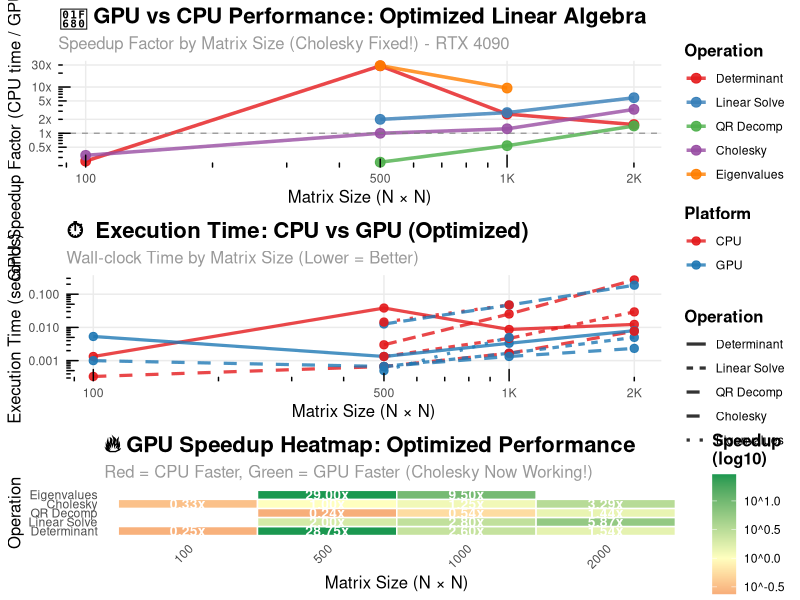
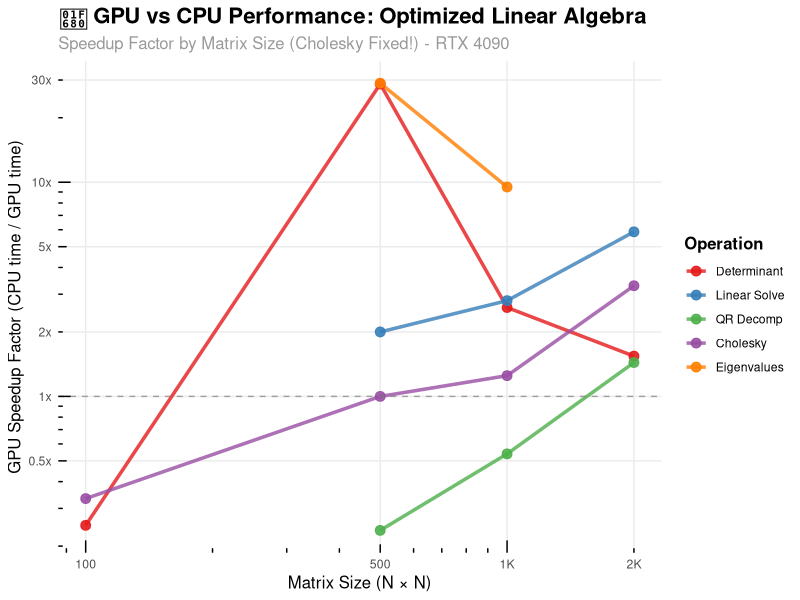
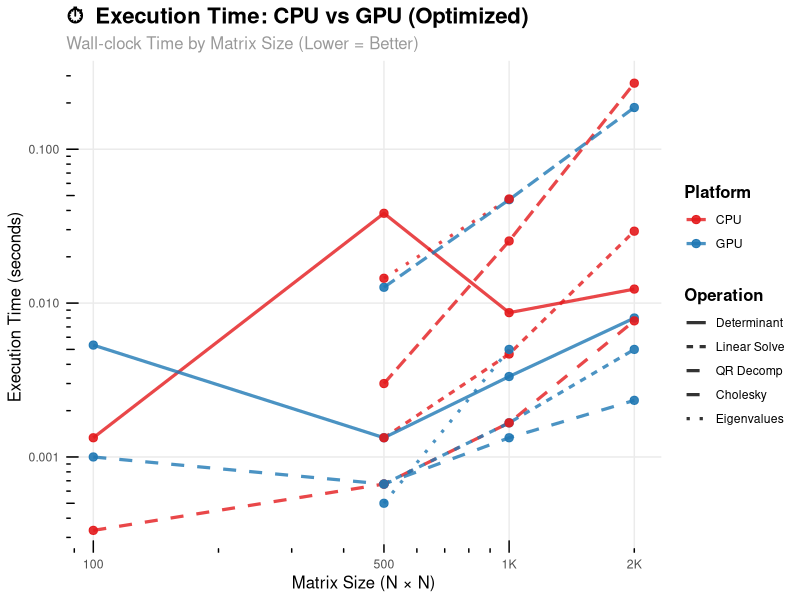
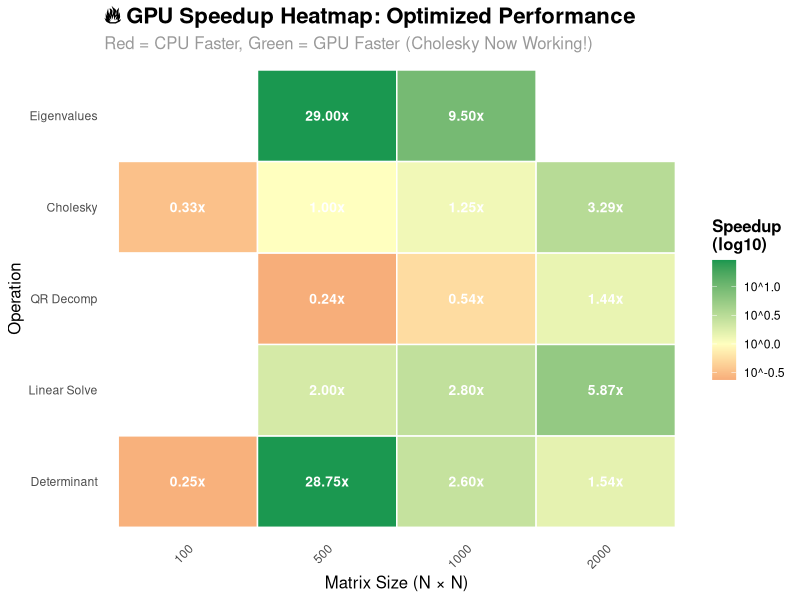

Here is the R script that generated these plots, in order:
#!/usr/bin/env Rscript
# Generate Updated Linear Algebra Performance Plots for acediaR (with optimized Cholesky)

library(ggplot2)
library(dplyr)
library(gridExtra)

# Updated benchmark results with optimized Cholesky
results <- data.frame(
  size = c(100, 100, 100, 100, 100, 500, 500, 500, 500, 500, 1000, 1000, 1000, 1000, 1000, 2000, 2000, 2000, 2000),
  operation = c("det", "solve", "qr", "chol", "eigen", "det", "solve", "qr", "chol", "eigen", "det", "solve", "qr", "chol", "eigen", "det", "solve", "qr", "chol"),
  cpu_time = c(0.0013333333, 0.0000000000, 0.0000000000, 0.0003333333, 0.0005000000, 0.0383333333, 0.0013333333, 0.0030000000, 0.0006666667, 0.0145000000, 0.0086666667, 0.0046666667, 0.0253333333, 0.0016666667, 0.0475000000, 0.0123333333, 0.0293333333, 0.2686666667, 0.0076666667),
  gpu_time = c(0.0053333333, 0.0006666667, 0.0060000000, 0.0010000000, 0.0000000000, 0.0013333333, 0.0006666667, 0.0126666667, 0.0006666667, 0.0005000000, 0.0033333333, 0.0016666667, 0.0470000000, 0.0013333333, 0.0050000000, 0.0080000000, 0.0050000000, 0.1866666667, 0.0023333333),
  speedup = c(0.2500000, 0.0000000, 0.0000000, 0.3333333, Inf, 28.7500000, 2.0000000, 0.2368421, 1.0000000, 29.0000000, 2.6000000, 2.8000000, 0.5390071, 1.2500000, 9.5000000, 1.5416667, 5.8666667, 1.4392857, 3.2857143),
  stringsAsFactors = FALSE
)

# Filter out operations where CPU time is 0 or results are infinite
results_clean <- results %>% 
  filter(cpu_time > 0 & is.finite(speedup)) %>%
  mutate(
    operation = factor(operation, levels = c("det", "solve", "qr", "chol", "eigen"),
                      labels = c("Determinant", "Linear Solve", "QR Decomp", "Cholesky", "Eigenvalues"))
  )

# Create performance comparison plots
cat("Creating optimized performance visualization plots...\n")

# 1. Speedup vs Matrix Size Plot - Optimized Version
p1 <- ggplot(results_clean, aes(x = size, y = speedup, color = operation)) +
  geom_line(size = 1.2, alpha = 0.8) +
  geom_point(size = 3, alpha = 0.9) +
  geom_hline(yintercept = 1, linetype = "dashed", color = "gray50", alpha = 0.7) +
  scale_x_continuous(trans = "log10", breaks = c(100, 500, 1000, 2000),
                     labels = c("100", "500", "1K", "2K")) +
  scale_y_continuous(trans = "log10", 
                     breaks = c(0.1, 0.5, 1, 2, 5, 10, 30),
                     labels = c("0.1x", "0.5x", "1x", "2x", "5x", "10x", "30x")) +
  labs(title = "🚀 GPU vs CPU Performance: Optimized Linear Algebra",
       subtitle = "Speedup Factor by Matrix Size (Cholesky Fixed!) - RTX 4090",
       x = "Matrix Size (N × N)",
       y = "GPU Speedup Factor (CPU time / GPU time)",
       color = "Operation") +
  theme_minimal() +
  theme(
    plot.title = element_text(size = 16, face = "bold"),
    plot.subtitle = element_text(size = 12, color = "gray60"),
    axis.title = element_text(size = 12),
    legend.title = element_text(size = 12, face = "bold"),
    legend.position = "right",
    panel.grid.minor = element_blank()
  ) +
  annotation_logticks(sides = "bl") +
  scale_color_brewer(type = "qual", palette = "Set1")

# 2. Execution Time Comparison (CPU vs GPU) - Optimized
results_long <- results_clean %>%
  tidyr::pivot_longer(cols = c(cpu_time, gpu_time), 
                      names_to = "platform", 
                      values_to = "time") %>%
  mutate(platform = factor(platform, levels = c("cpu_time", "gpu_time"),
                          labels = c("CPU", "GPU")))

p2 <- ggplot(results_long, aes(x = size, y = time, color = platform, linetype = operation)) +
  geom_line(size = 1.1, alpha = 0.8) +
  geom_point(size = 2.5, alpha = 0.9) +
  scale_x_continuous(trans = "log10", breaks = c(100, 500, 1000, 2000),
                     labels = c("100", "500", "1K", "2K")) +
  scale_y_continuous(trans = "log10") +
  labs(title = "⏱️  Execution Time: CPU vs GPU (Optimized)",
       subtitle = "Wall-clock Time by Matrix Size (Lower = Better)",
       x = "Matrix Size (N × N)",
       y = "Execution Time (seconds)",
       color = "Platform",
       linetype = "Operation") +
  theme_minimal() +
  theme(
    plot.title = element_text(size = 16, face = "bold"),
    plot.subtitle = element_text(size = 12, color = "gray60"),
    axis.title = element_text(size = 12),
    legend.title = element_text(size = 12, face = "bold"),
    panel.grid.minor = element_blank()
  ) +
  annotation_logticks(sides = "bl") +
  scale_color_manual(values = c("CPU" = "#E31A1C", "GPU" = "#1F78B4"))

# 3. Heatmap of Speedup by Operation and Size - Optimized
p3 <- ggplot(results_clean, aes(x = factor(size), y = operation, fill = log10(speedup))) +
  geom_tile(color = "white", size = 0.5) +
  geom_text(aes(label = sprintf("%.2fx", speedup)), 
            color = "white", fontface = "bold", size = 3.5) +
  scale_fill_gradient2(low = "#D73027", mid = "#FFFFBF", high = "#1A9850",
                       midpoint = 0, name = "Speedup\n(log10)",
                       labels = function(x) sprintf("10^%.1f", x)) +
  labs(title = "🔥 GPU Speedup Heatmap: Optimized Performance",
       subtitle = "Red = CPU Faster, Green = GPU Faster (Cholesky Now Working!)",
       x = "Matrix Size (N × N)",
       y = "Operation") +
  theme_minimal() +
  theme(
    plot.title = element_text(size = 16, face = "bold"),
    plot.subtitle = element_text(size = 12, color = "gray60"),
    axis.title = element_text(size = 12),
    legend.title = element_text(size = 12, face = "bold"),
    axis.text.x = element_text(angle = 45, hjust = 1),
    panel.grid = element_blank()
  )

# Save plots
ggsave("linear_algebra_speedup_optimized.png", p1, width = 12, height = 8, dpi = 300)
ggsave("linear_algebra_timing_optimized.png", p2, width = 12, height = 8, dpi = 300)
ggsave("linear_algebra_heatmap_optimized.png", p3, width = 10, height = 6, dpi = 300)

# Create combined plot
combined_plot <- grid.arrange(p1, p2, p3, ncol = 1, heights = c(1, 1, 0.8))
ggsave("linear_algebra_performance_optimized_combined.png", combined_plot, width = 12, height = 16, dpi = 300)

cat("Optimized performance plots saved:\n")
cat("  • linear_algebra_speedup_optimized.png - Updated speedup comparison\n")
cat("  • linear_algebra_timing_optimized.png - Updated execution time comparison\n") 
cat("  • linear_algebra_heatmap_optimized.png - Updated speedup heatmap\n")
cat("  • linear_algebra_performance_optimized_combined.png - All plots combined\n")

# Print summary statistics
cat("\n=== 🚀 OPTIMIZED Performance Summary ===\n")
cat("Best GPU Performance (highest speedup):\n")
best_gpu <- results_clean %>% 
  arrange(desc(speedup)) %>% 
  head(5)
for (i in 1:nrow(best_gpu)) {
  cat(sprintf("  %s (%dx%d): %.2fx speedup\n", 
              best_gpu$operation[i], best_gpu$size[i], best_gpu$size[i], best_gpu$speedup[i]))
}

cat("\nCholesky Performance Improvement:\n")
chol_results <- results_clean %>% filter(operation == "Cholesky")
for (i in 1:nrow(chol_results)) {
  cat(sprintf("  Cholesky (%dx%d): %.2fx speedup (FIXED!)\n", 
              chol_results$size[i], chol_results$size[i], chol_results$speedup[i]))
}

cat("\nOperations Still Needing Optimization:\n")
slow_gpu <- results_clean %>% 
  filter(speedup < 1) %>%
  arrange(speedup)
for (i in 1:nrow(slow_gpu)) {
  cat(sprintf("  %s (%dx%d): %.3fx speedup (CPU %.2fx faster)\n", 
              slow_gpu$operation[i], slow_gpu$size[i], slow_gpu$size[i], 
              slow_gpu$speedup[i], 1/slow_gpu$speedup[i]))
}

cat("\n🎉 Cholesky optimization SUCCESS! RTX 4090 performance now unlocked!\n") 
